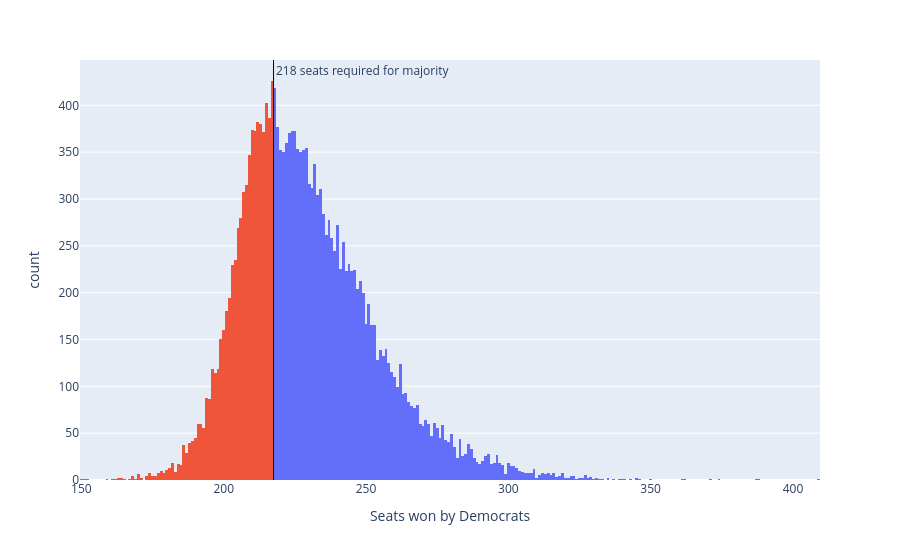

The cell this chart's notebook holds for it:
### Code cell
sims_hist = px.histogram(seat_sims, x='seats', nbins=np.unique(seat_sims['seats']).shape[0]*2, color='winner', 
                         labels={'seats':'Seats won by Democrats', 'winner': 'Winner'})
sims_hist.update_traces(showlegend=False)
sims_hist.add_vline(x=217.5, line_width=1, line_color='black', annotation_text='218 seats required for majority', 
                    annotation_position='top right')
sims_hist

### Figure 1 — Plotly figure (JSON) as saved in the notebook; plotly's stock layout.template omitted (floating-point values rounded to 4 significant figures; data arrays with more than 128 entries replaced by an {"elided": "..."} marker saying what was removed)
{"data": [{"bingroup": "x", "hovertemplate": "Winner=Democrats<br>Seats won by Democrats=%{x}<br>count=%{y}<extra></extra>", "legendgroup": "Democrats", "marker": {"color": "#636efa", "pattern": {"shape": ""}}, "name": "Democrats", "nbinsx": 382, "orientation": "v", "showlegend": false, "type": "histogram", "x": {"elided": "13188 int values"}, "xaxis": "x", "yaxis": "y"}, {"bingroup": "x", "hovertemplate": "Winner=Republicans<br>Seats won by Democrats=%{x}<br>count=%{y}<extra></extra>", "legendgroup": "Republicans", "marker": {"color": "#EF553B", "pattern": {"shape": ""}}, "name": "Republicans", "nbinsx": 382, "orientation": "v", "showlegend": false, "type": "histogram", "x": {"elided": "6812 int values"}, "xaxis": "x", "yaxis": "y"}], "layout": {"annotations": [{"showarrow": false, "text": "218 seats required for majority", "x": 217.5, "xanchor": "left", "xref": "x", "y": 1, "yanchor": "top", "yref": "y domain"}], "barmode": "relative", "legend": {"title": {"text": "Winner"}, "tracegroupgap": 0}, "margin": {"t": 60}, "shapes": [{"line": {"color": "black", "width": 1}, "type": "line", "x0": 217.5, "x1": 217.5, "xref": "x", "y0": 0, "y1": 1, "yref": "y domain"}], "xaxis": {"anchor": "y", "domain": [0, 1], "title": {"text": "Seats won by Democrats"}}, "yaxis": {"anchor": "x", "domain": [0, 1], "title": {"text": "count"}}}}
